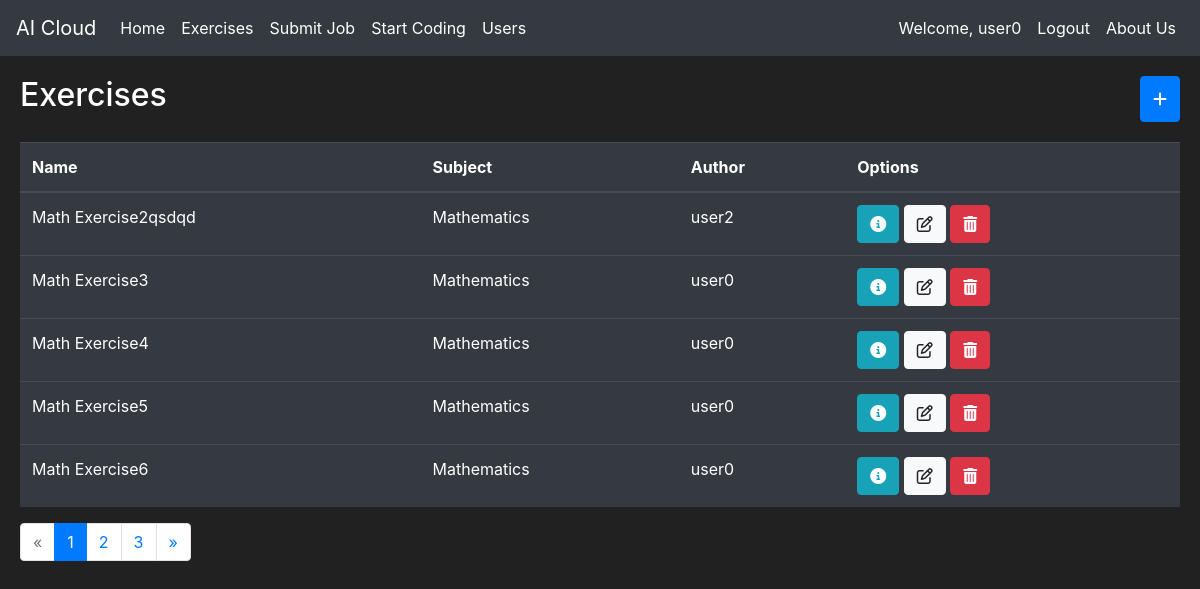
/exercises (signed in), run on the app's committed database.
### ressources/models.py (models this page shows, shortened)
class User(db.Model, UserMixin):
    id = db.Column(db.Integer, primary_key=True)
    username = db.Column(db.String(length=20), unique=True, nullable=False)
    email_address = db.Column(db.String(length=80), unique=True, nullable=False)
    authority = db.Column(db.Integer, nullable=False)
    password_hash = db.Column(db.String(length=60), nullable=False)
    exercices = db.relationship('Exercise', backref='owned_user', lazy=True)
    @property
    def password(self):
        return self.password

class Exercise(db.Model):
    id = db.Column(db.Integer(), primary_key = True, nullable=False)
    name = db.Column(db.String(length=30), nullable=False, unique=True)
    subject = db.Column(db.String(length=50), nullable=False)
    description = db.Column(db.String(), nullable=False, unique=False)
    content = db.Column(db.String(), nullable=False)
    author = db.Column(db.Integer(), db.ForeignKey('user.id'))

### ressources/routes.py (the view)
@app.route("/exercises", methods=['GET', 'POST'])
@login_required
def exercise_page():
    page = request.args.get(get_page_parameter(), type=int, default=1)
    per_page = 5
    offset = (page - 1) * per_page
    exercises = Exercise.query.order_by(Exercise.id).offset(offset).limit(per_page).all()
    total = Exercise.query.count()
    authors = {}
    for exercise in exercises:
        author_id = exercise.author
        author = User.query.get(author_id)
        if author:
            authors[exercise.id] = author.username
        else:
            authors[exercise.id] = "Unknown"
    pagination = Pagination(page=page, per_page=per_page, total=total, css_framework='bootstrap4')
    return render_template('exercises.html',
                           exercises=exercises,
                           authors=authors,
                           author_id=author_id,
                           pagination=pagination)

### ressources/models.py (called while the page is built)
@login_manager.user_loader
def load_user(user_id):
    return User.query.get(int(user_id))

### ressources/templates/exercises.html (shortened to what this page needs)
{% extends 'base.html' %}
{% block content %}
    <div style="margin-top:20px; margin-left:20px; margin-right:20px; display: flex; justify-content: space-between;">
        <h2>Exercises</h2>
        {% if current_user.authority in [0, 1] %}
            <button class="btn btn-primary" data-toggle="modal" data-target="#CreateExercise">
                <i class="fa fa-plus"></i>
            </button>
        {% endif %}
    </div>
    <div class="row" style="margin-top:20px; margin-left:20px; margin-right:20px">
        <table class="table table-hover table-dark">
            <thead>
                <tr>
                    <th scope="col">Name</th>
                    <th scope="col">Subject</th>
                    <th scope="col">Author</th>
                    <th scope="col">Options</th>
                </tr>
            </thead>
            <tbody>
                {% for exercise in exercises %}
                    <tr>
                        <td class="clickable-row" data-href="{{ url_for('view_exercise_page', id=exercise.id) }}">{{ exercise.name }}</td>
                        <td class="clickable-row" data-href="{{ url_for('view_exercise_page', id=exercise.id) }}">{{ exercise.subject }}</td>
                        <td class="clickable-row" data-href="{{ url_for('view_exercise_page', id=exercise.id) }}">{{ authors[exercise.id] }}</td>
                        <td>
                            <button class="btn btn-outline btn-info" data-toggle="modal" data-target="#Modal-MoreInfo-{{ exercise.id }}">
                                <i class="fa fa-info-circle"></i>
                            </button>
                            {% if current_user.authority in [0, 1] %}
                                <button class="btn btn-outline btn-light" data-toggle="modal" data-target="#Modal-Edit-{{ exercise.id }}">
                                    <i class="fa fa-edit"></i>
                                </button>
                                <button class="btn btn-outline btn-danger" data-toggle="modal" data-target="#Modal-Delete-{{ exercise.id }}">
                                    <i class="fa fa-trash"></i>
                                </button>
                            {% endif %}
                        </td>
                    </tr>
                {% endfor %}
            </tbody>
        </table>
        <div class="pagination-container">
            {{ pagination.links }}
        </div>
    </div>
{% endblock %}

### ressources/templates/base.html (shortened to what this page needs)
<!doctype html>
<html lang="en">
   <head>
      <link rel="stylesheet" href="https://cdn.jsdelivr.net/npm/bootstrap@4.5.3/dist/css/bootstrap.min.css">
      <link rel="stylesheet" href="https://use.fontawesome.com/releases/v5.7.2/css/all.css">
   </head>
   <body>
        <nav class="navbar navbar-expand-md navbar-dark bg-dark">
            <a class="navbar-brand" href="#">AI Cloud</a>
            <div class="collapse navbar-collapse" id="navbarNav">
                <ul class="navbar-nav mr-auto">
                    <li class="nav-item active">
                        <a class="nav-link"  href="{{ url_for('home_page') }}">Home <span class="sr-only">(current)</span></a>
                    </li>
                    {% if current_user.is_authenticated %}
                        <li class="nav-item active">
                            <a class="nav-link" href="{{ url_for('exercise_page') }}">Exercises</a>
                        </li>
                        <li class="nav-item active">
                            <a class="nav-link" href="{{ url_for('submit_job') }}">Submit Job</a>
                        </li>
                        <li class="nav-item active">
                            <a class="nav-link" href="{{ url_for('code_server.code_server_page') }}">Start Coding</a>
                        </li>
                        {% if current_user.authority == 0 %}
                            <li class="nav-item active">
                                <a class="nav-link" href="{{ url_for('user_page') }}">Users</a>
                            </li>
                        {% endif %}
                    {% endif %}
                </ul>
                {% if current_user.is_authenticated %}
                <ul class="navbar-nav">
                    <li class="nav-item active">
                        <a class="nav-link active">Welcome, {{ current_user.username }}</a>
                    </li>
                </ul>
                <ul class="navbar-nav active">
                    <li class="nav-item active">
                        <a class="nav-link" href="{{ url_for('logout') }}">Logout</a>
                    </li>
                </ul>
                {% else %}
                    <ul class="navbar-nav">
                        <li class="nav-item active">
                            <a class="nav-link" href="{{ url_for('login_page') }}">Login</a>
                        </li>
                    </ul>
                {% endif %}
                <ul class="navbar-nav">
                    <li class="nav-item active">
                        <a class="nav-link" href="{{ url_for('about_page') }}">About Us</a>
                    </li>
                </ul>
            </div>
        </nav>
        {% block content %}{% endblock %}
    </body>
</html>

### ressources/templates/base.html (style rules this page uses)
body { background-color: #212121; color: white }

### data on the page
User: username "user0"
Exercise: name "Math Exercise2qsdqd", subject "Mathematics"
User: username "user2"
Exercise: name "Math Exercise3", subject "Mathematics"
Exercise: name "Math Exercise4", subject "Mathematics"
Exercise: name "Math Exercise5", subject "Mathematics"
Exercise: name "Math Exercise6", subject "Mathematics"

### other printed values
{{ pagination.links }} "« 1 2 3 »"
